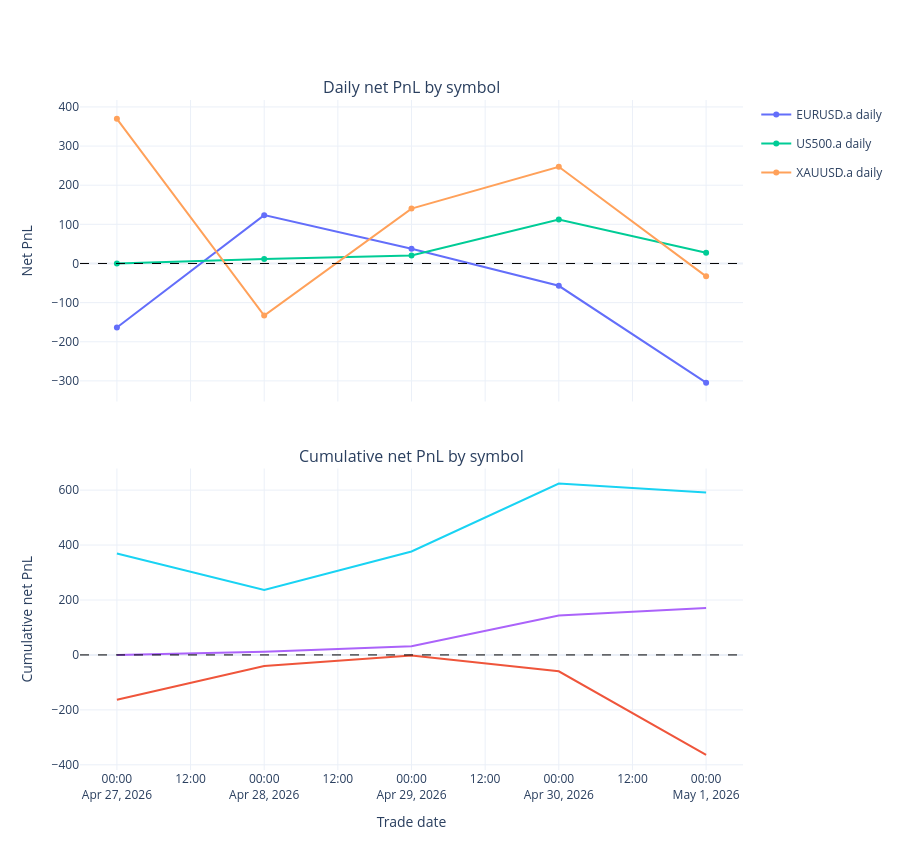

The code cell stored with this chart in its notebook:
### Markdown cell above
## Daily net PnL and cumulative PnL

### Code cell
if closed_trades.empty:
    print("No closed trades available to chart.")
else:
    daily = (
        closed_trades.groupby(["trade_date", "symbol"], as_index=False)["net_pnl"]
        .sum()
        .sort_values(["trade_date", "symbol"])
    )
    daily_pivot = daily.pivot(index="trade_date", columns="symbol", values="net_pnl").fillna(0.0)
    cumulative = daily_pivot.cumsum()

    fig = make_subplots(
        rows=2,
        cols=1,
        shared_xaxes=True,
        vertical_spacing=0.10,
        subplot_titles=("Daily net PnL by symbol", "Cumulative net PnL by symbol"),
    )

    for symbol in daily_pivot.columns:
        fig.add_trace(
            go.Scatter(
                x=daily_pivot.index,
                y=daily_pivot[symbol],
                mode="lines+markers",
                name=f"{symbol} daily",
                legendgroup=str(symbol),
            ),
            row=1,
            col=1,
        )
        fig.add_trace(
            go.Scatter(
                x=cumulative.index,
                y=cumulative[symbol],
                mode="lines",
                name=f"{symbol} cumulative",
                legendgroup=str(symbol),
                showlegend=False,
            ),
            row=2,
            col=1,
        )

    zero_line_style = dict(color="black", width=1, dash="dash")
    fig.add_hline(y=0, line=zero_line_style, row=1, col=1)
    fig.add_hline(y=0, line=zero_line_style, row=2, col=1)
    fig.update_yaxes(title_text="Net PnL", row=1, col=1)
    fig.update_yaxes(title_text="Cumulative net PnL", row=2, col=1)
    fig.update_xaxes(title_text="Trade date", row=2, col=1)
    fig.update_layout(height=850, hovermode="x unified", template="plotly_white")
    fig.show()

    display(daily.tail(20))

### Figure 1 — Plotly figure (JSON) as saved in the notebook; plotly's stock layout.template omitted (floating-point values rounded to 4 significant figures)
{"data": [{"legendgroup": "EURUSD.a", "mode": "lines+markers", "name": "EURUSD.a daily", "type": "scatter", "x": ["2026-04-27T00:00:00", "2026-04-28T00:00:00", "2026-04-29T00:00:00", "2026-04-30T00:00:00", "2026-05-01T00:00:00"], "xaxis": "x", "y": [-163.4, 123.5, 37.52, -57.01, -304.6], "yaxis": "y"}, {"legendgroup": "EURUSD.a", "mode": "lines", "name": "EURUSD.a cumulative", "showlegend": false, "type": "scatter", "x": ["2026-04-27T00:00:00", "2026-04-28T00:00:00", "2026-04-29T00:00:00", "2026-04-30T00:00:00", "2026-05-01T00:00:00"], "xaxis": "x2", "y": [-163.4, -39.96, -2.44, -59.45, -364.0], "yaxis": "y2"}, {"legendgroup": "US500.a", "mode": "lines+markers", "name": "US500.a daily", "type": "scatter", "x": ["2026-04-27T00:00:00", "2026-04-28T00:00:00", "2026-04-29T00:00:00", "2026-04-30T00:00:00", "2026-05-01T00:00:00"], "xaxis": "x", "y": [0.0, 11.14, 20.22, 112.4, 27.39], "yaxis": "y"}, {"legendgroup": "US500.a", "mode": "lines", "name": "US500.a cumulative", "showlegend": false, "type": "scatter", "x": ["2026-04-27T00:00:00", "2026-04-28T00:00:00", "2026-04-29T00:00:00", "2026-04-30T00:00:00", "2026-05-01T00:00:00"], "xaxis": "x2", "y": [0.0, 11.14, 31.36, 143.8, 171.1], "yaxis": "y2"}, {"legendgroup": "XAUUSD.a", "mode": "lines+markers", "name": "XAUUSD.a daily", "type": "scatter", "x": ["2026-04-27T00:00:00", "2026-04-28T00:00:00", "2026-04-29T00:00:00", "2026-04-30T00:00:00", "2026-05-01T00:00:00"], "xaxis": "x", "y": [369.6, -133.1, 140.3, 247.0, -32.9], "yaxis": "y"}, {"legendgroup": "XAUUSD.a", "mode": "lines", "name": "XAUUSD.a cumulative", "showlegend": false, "type": "scatter", "x": ["2026-04-27T00:00:00", "2026-04-28T00:00:00", "2026-04-29T00:00:00", "2026-04-30T00:00:00", "2026-05-01T00:00:00"], "xaxis": "x2", "y": [369.6, 236.5, 376.8, 623.8, 590.9], "yaxis": "y2"}], "layout": {"annotations": [{"font": {"size": 16}, "showarrow": false, "text": "Daily net PnL by symbol", "x": 0.5, "xanchor": "center", "xref": "paper", "y": 1, "yanchor": "bottom", "yref": "paper"}, {"font": {"size": 16}, "showarrow": false, "text": "Cumulative net PnL by symbol", "x": 0.5, "xanchor": "center", "xref": "paper", "y": 0.45, "yanchor": "bottom", "yref": "paper"}], "height": 850, "hovermode": "x unified", "shapes": [{"line": {"color": "black", "dash": "dash", "width": 1}, "type": "line", "x0": 0, "x1": 1, "xref": "x domain", "y0": 0, "y1": 0, "yref": "y"}, {"line": {"color": "black", "dash": "dash", "width": 1}, "type": "line", "x0": 0, "x1": 1, "xref": "x2 domain", "y0": 0, "y1": 0, "yref": "y2"}], "xaxis": {"anchor": "y", "domain": [0, 1], "matches": "x2", "showticklabels": false}, "xaxis2": {"anchor": "y2", "domain": [0, 1], "title": {"text": "Trade date"}}, "yaxis": {"anchor": "x", "domain": [0.55, 1], "title": {"text": "Net PnL"}}, "yaxis2": {"anchor": "x2", "domain": [0, 0.45], "title": {"text": "Cumulative net PnL"}}}}
